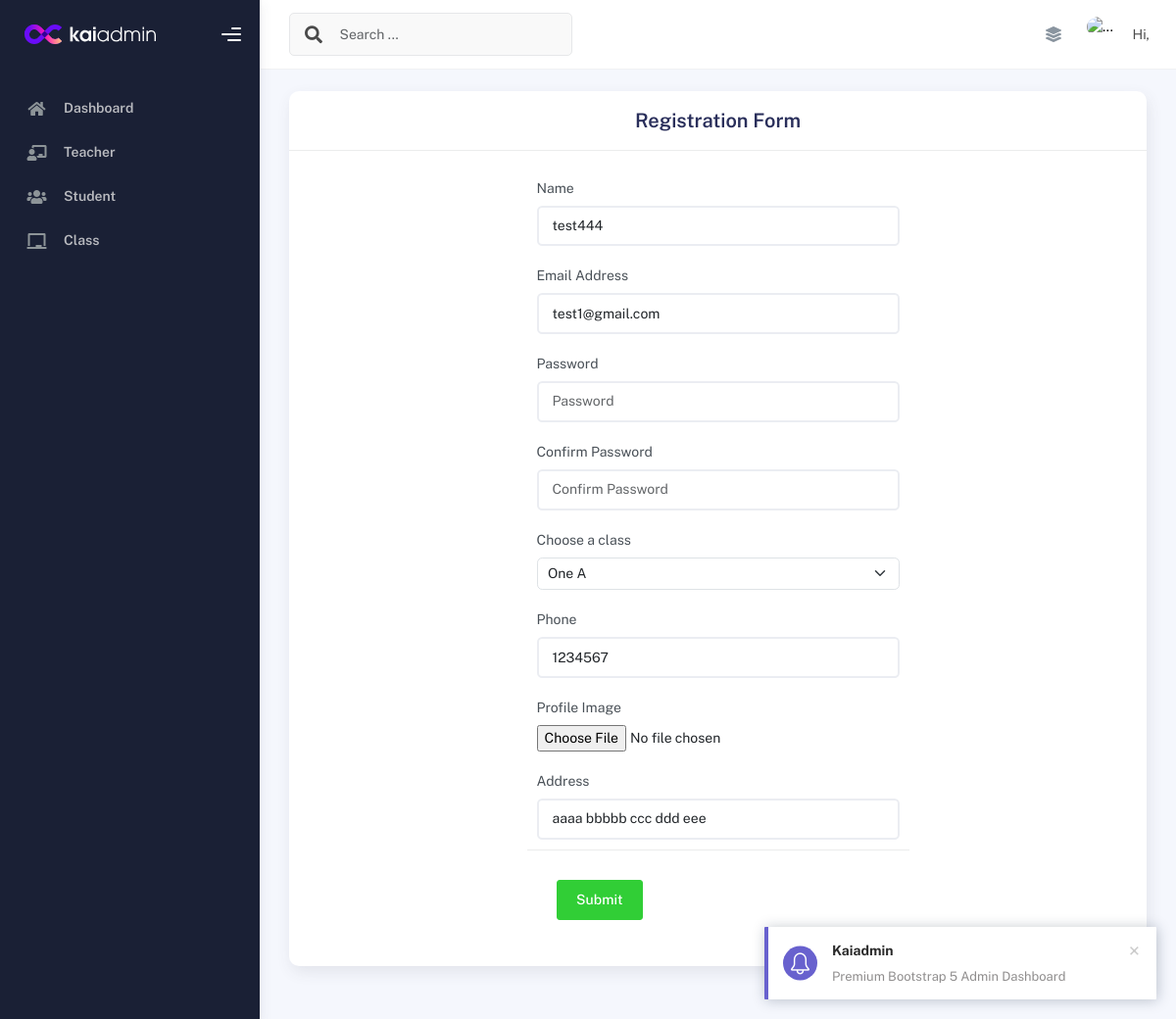
Screenshot of /admin/student_active.php?id=2 with the database file from the repository.
### tables this page shows
CREATE TABLE `student` (
  `id` int(11) NOT NULL,
  `name` varchar(255) NOT NULL,
  `email` varchar(255) NOT NULL,
  `password` varchar(250) NOT NULL,
  `phone` varchar(255) NOT NULL,
  `class_id` int(11) DEFAULT NULL,
  `profileimage` varchar(255) NOT NULL,
  `status` tinyint(1) NOT NULL DEFAULT 1,
  `address` varchar(255) NOT NULL,
  `created_at` timestamp NOT NULL DEFAULT current_timestamp(),
  `updated_at` timestamp NOT NULL DEFAULT current_timestamp()
);

### admin/student_active.php (the view, shortened to what this page needs)
<?php
require_once('../includes/db.php');
$name = '';
if (isset($_GET["id"])) {
    $student_id = $_GET['id'];
    $sql = "SELECT * FROM student WHERE id = ?";
    $stmt = $pdo->prepare($sql);
    $stmt->execute([$student_id]);
    $student = $stmt->fetch(PDO::FETCH_ASSOC);
    if ($student) {
        $name = $student['name'];
        $email = $student['email'];
        $number = $student['phone'];
        $address = $student['address'];
    } else {
        $error[] = "Error: student not found.";
    }
}
?>
<!DOCTYPE html>
<html lang="en">
<head>
    <?php
    require_once('../includes/dashboard_header.php')
    ?>
</head>
<body>
    <div class="wrapper">
        <?php
        require_once('includes/sidebar.inc.php')
        ?>
        <div class="main-panel">
            <?php
            require_once('includes/navbar.inc.php')
            ?>
            <div class="container">
                <div class="page-inner">
                    <div class="row">
                        <div class="col-md-12">
                            <div class="card">
                                <div class="card-header">
                                    <div class="card-title text-center ">Registration Form </div>
                                </div>
                                <div class="card-body">
                                    <div class="row mx-auto d-flex justify-content-center">
                                        <div class="col-md-4 col-lg-6">
                                            <form method="POST" enctype='multipart/form-data' action="<?php echo $_SERVER['PHP_SELF']; ?>">
                                                <div class="form-group">
                                                    <label for="name">Name</label>
                                                    <input
                                                        type="text"
                                                        class="form-control"
                                                        id="name"
                                                        name="name"
                                                        required
                                                        value="<?php echo isset($name) ? $name : ''; ?>"
                                                        placeholder="Enter Name" />
                                                </div>
                                                <div class="form-group">
                                                    <label for="email2">Email Address</label>
                                                    <input
                                                        type="email"
                                                        class="form-control"
                                                        id="email"
                                                        name="email"
                                                        required
                                                        value="<?php echo isset($email) ? $email : ''; ?>"
                                                        placeholder="Enter Email" />
                                                </div>
                                                <div class="form-group">
                                                    <label for="password">Password</label>
                                                    <input
                                                        type="password"
                                                        class="form-control"
                                                        id="password"
                                                        name="password"
                                                        required
                                                        placeholder="Password" />
                                                </div>
                                                <div class="form-group">
                                                    <label for="confirm_password">Confirm Password</label>
                                                    <input
                                                        type="password"
                                                        class="form-control"
                                                        id="confirm_password"
                                                        name="confirm_password"
                                                        required
                                                        placeholder="Confirm Password" />
                                                </div>
                                                    <?php
                                                    $s = "SELECT class.id, class.name, class.section, COUNT(student.id) AS max_student , class.strength
                                                    FROM class
                                                    LEFT JOIN student ON class.id = student.class_id
                                                    GROUP BY class.id, class.name, class.section, class.strength
                                                    HAVING COUNT(student.id) < class.strength";
                                                        $sth = $pdo->prepare($s, array(PDO::ATTR_CURSOR => PDO::CURSOR_FWDONLY));
                                                        $sth->execute();
                                                        ?>
                                                        <div class="form-group">
                                                            <label for="class">Choose a class</label>
                                                            <select name="class" class="form-select">
                                                                <?php
                                                                if ($sth->rowCount() > 0) {
                                                                    while ($row = $sth->fetch()) {
                                                                        echo "<option value='" . $row["id"] . "'>" . $row["name"] . " " . $row["section"] . "</option>";
                                                                    }
                                                                } else {
                                                                    echo "<option>No classes available</option>";
                                                                }
                                                                ?>
                                                            </select>
                                                        </div>
                                                <div class="form-group">
                                                    <label for="PhoneNo">Phone </label>
                                                    <input
                                                        type="text"
                                                        class="form-control"
                                                        id="PhoneNo"
                                                        name="PhoneNo"
                                                        required
                                                        value="<?php echo isset($number) ? $number : ''; ?>"
                                                        placeholder="Enter Phone Number" />
                                                </div>
                                                <div class="form-group">
                                                    <label for="profile_image">Profile Image</label>
                                                    <input
                                                        type="file"
                                                        class="form-control-file"
                                                        id="profile_image"
                                                        name="profile_image" />
                                                </div>
                                                <div class="form-group">
                                                    <label for="address">Address</label>
                                                    <input
                                                        class="form-control"
                                                        id="address"
                                                        name="address"
                                                        rows="3"
                                                        required
                                                        value="<?php echo isset($address) ? $address : ''; ?>"
                                                        placeholder="Enter Address" />
                                                </div>
                                                <div class="card-action">
                                                    <button class="btn btn-success" type="submit" name="student_update">Submit</button>
                                                </div>
                                        </div>
                                    </div>
                                </div>
                            </div>
                        </div>
                    </div>
                </div>
            </div>
        </div>
    </div>
</body>
</html>

### rows the page displays
student: name "test444", email "test1@gmail.com", PhoneNo "1234567", address "aaaa bbbbb ccc ddd eee"

### other values shown
form field class "One A"
